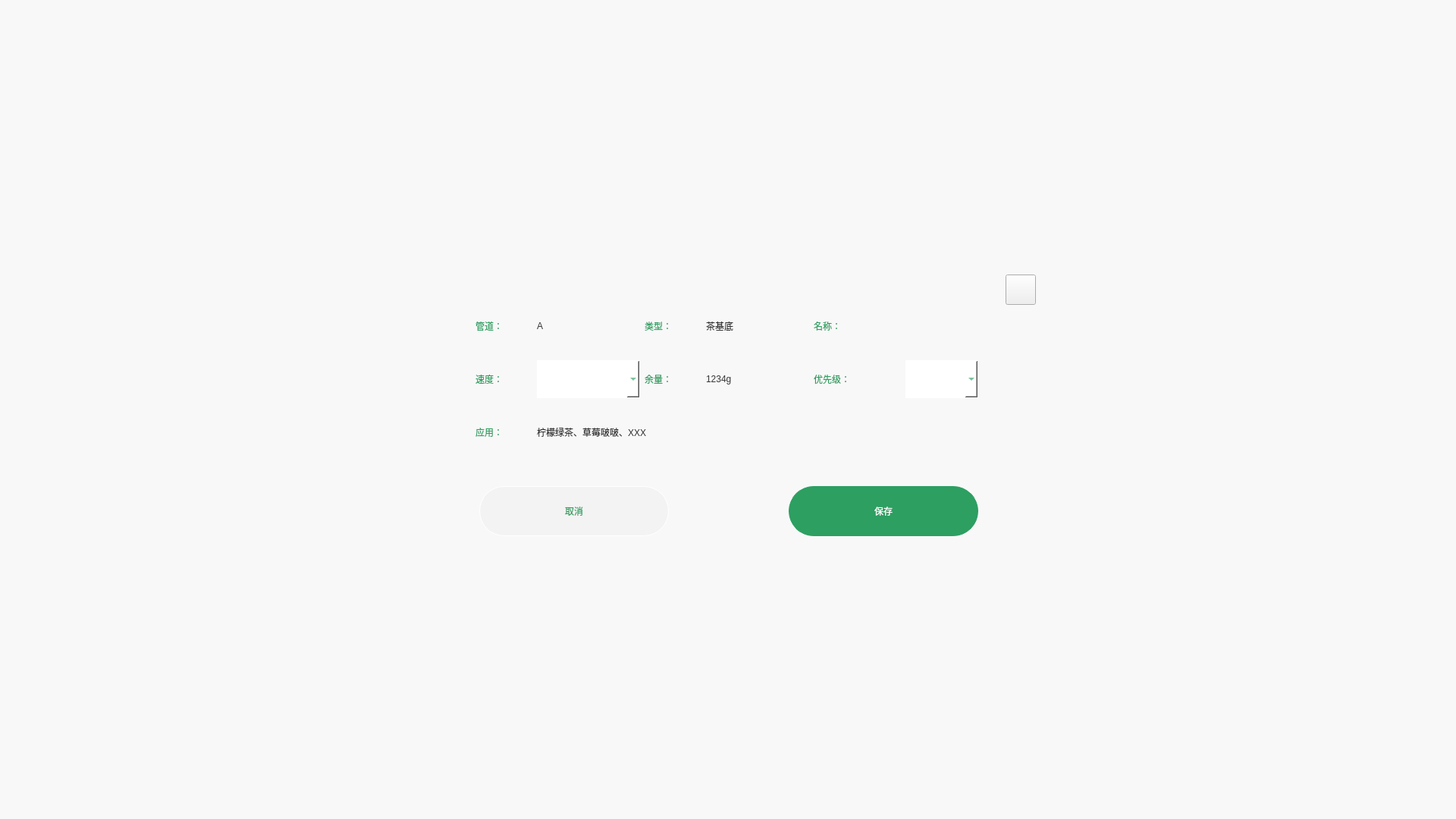
<?xml version="1.0" encoding="UTF-8"?>
<ui version="4.0">
 <class>Form</class>
 <widget class="QWidget" name="Form">
  <property name="geometry">
   <rect>
    <x>0</x>
    <y>0</y>
    <width>1920</width>
    <height>1080</height>
   </rect>
  </property>
  <property name="minimumSize">
   <size>
    <width>1920</width>
    <height>1080</height>
   </size>
  </property>
  <property name="maximumSize">
   <size>
    <width>1920</width>
    <height>1080</height>
   </size>
  </property>
  <property name="windowTitle">
   <string>Form</string>
  </property>
  <layout class="QHBoxLayout" name="horizontalLayout_7">
   <property name="spacing">
    <number>0</number>
   </property>
   <property name="leftMargin">
    <number>0</number>
   </property>
   <property name="topMargin">
    <number>0</number>
   </property>
   <property name="rightMargin">
    <number>0</number>
   </property>
   <property name="bottomMargin">
    <number>0</number>
   </property>
   <item>
    <widget class="QWidget" name="main_widget" native="true">
     <property name="maximumSize">
      <size>
       <width>1920</width>
       <height>1080</height>
      </size>
     </property>
     <property name="styleSheet">
      <string notr="true">QWidget#main_widget{
	background-color: rgba(255, 255, 255, 150);
}
</string>
     </property>
     <layout class="QHBoxLayout" name="horizontalLayout">
      <item>
       <spacer name="horizontalSpacer_4">
        <property name="orientation">
         <enum>Qt::Horizontal</enum>
        </property>
        <property name="sizeHint" stdset="0">
         <size>
          <width>550</width>
          <height>20</height>
         </size>
        </property>
       </spacer>
      </item>
      <item>
       <widget class="QWidget" name="widget_8" native="true">
        <property name="maximumSize">
         <size>
          <width>1920</width>
          <height>1080</height>
         </size>
        </property>
        <layout class="QVBoxLayout" name="verticalLayout_3">
         <item>
          <spacer name="verticalSpacer">
           <property name="orientation">
            <enum>Qt::Vertical</enum>
           </property>
           <property name="sizeHint" stdset="0">
            <size>
             <width>20</width>
             <height>40</height>
            </size>
           </property>
          </spacer>
         </item>
         <item>
          <widget class="QWidget" name="widget" native="true">
           <property name="minimumSize">
            <size>
             <width>866</width>
             <height>402</height>
            </size>
           </property>
           <property name="maximumSize">
            <size>
             <width>866</width>
             <height>402</height>
            </size>
           </property>
           <property name="styleSheet">
            <string notr="true">QWidget#widget{
	border-image: url(:/icon/conduit_dialog_background.png);
}</string>
           </property>
           <layout class="QVBoxLayout" name="verticalLayout_2">
            <property name="spacing">
             <number>0</number>
            </property>
            <property name="leftMargin">
             <number>0</number>
            </property>
            <property name="topMargin">
             <number>0</number>
            </property>
            <property name="rightMargin">
             <number>0</number>
            </property>
            <property name="bottomMargin">
             <number>0</number>
            </property>
            <item>
             <widget class="QWidget" name="widget_2" native="true">
              <layout class="QHBoxLayout" name="horizontalLayout_2">
               <property name="leftMargin">
                <number>0</number>
               </property>
               <property name="topMargin">
                <number>21</number>
               </property>
               <property name="rightMargin">
                <number>27</number>
               </property>
               <property name="bottomMargin">
                <number>0</number>
               </property>
               <item>
                <spacer name="horizontalSpacer">
                 <property name="orientation">
                  <enum>Qt::Horizontal</enum>
                 </property>
                 <property name="sizeHint" stdset="0">
                  <size>
                   <width>690</width>
                   <height>20</height>
                  </size>
                 </property>
                </spacer>
               </item>
               <item>
                <widget class="QPushButton" name="dialog_close_btn">
                 <property name="minimumSize">
                  <size>
                   <width>40</width>
                   <height>40</height>
                  </size>
                 </property>
                 <property name="maximumSize">
                  <size>
                   <width>40</width>
                   <height>40</height>
                  </size>
                 </property>
                 <property name="styleSheet">
                  <string notr="true">border-image:url(:/icon/conduit_dialog_close_btn.png);</string>
                 </property>
                 <property name="text">
                  <string/>
                 </property>
                </widget>
               </item>
              </layout>
             </widget>
            </item>
            <item>
             <widget class="QWidget" name="widget_7" native="true">
              <layout class="QVBoxLayout" name="verticalLayout">
               <property name="spacing">
                <number>20</number>
               </property>
               <property name="leftMargin">
                <number>0</number>
               </property>
               <property name="topMargin">
                <number>0</number>
               </property>
               <property name="rightMargin">
                <number>0</number>
               </property>
               <property name="bottomMargin">
                <number>46</number>
               </property>
               <item>
                <widget class="QWidget" name="widget_3" native="true">
                 <layout class="QHBoxLayout" name="horizontalLayout_4">
                  <property name="leftMargin">
                   <number>100</number>
                  </property>
                  <property name="topMargin">
                   <number>0</number>
                  </property>
                  <property name="rightMargin">
                   <number>100</number>
                  </property>
                  <property name="bottomMargin">
                   <number>0</number>
                  </property>
                  <item>
                   <widget class="QLabel" name="dialog_name_1">
                    <property name="minimumSize">
                     <size>
                      <width>75</width>
                      <height>50</height>
                     </size>
                    </property>
                    <property name="maximumSize">
                     <size>
                      <width>75</width>
                      <height>50</height>
                     </size>
                    </property>
                    <property name="styleSheet">
                     <string notr="true">color:rgb(44, 159, 97);</string>
                    </property>
                    <property name="text">
                     <string>管道：</string>
                    </property>
                   </widget>
                  </item>
                  <item>
                   <widget class="QLabel" name="dialog_config_1">
                    <property name="minimumSize">
                     <size>
                      <width>136</width>
                      <height>50</height>
                     </size>
                    </property>
                    <property name="maximumSize">
                     <size>
                      <width>136</width>
                      <height>50</height>
                     </size>
                    </property>
                    <property name="styleSheet">
                     <string notr="true">color:rgb(51, 51, 51);</string>
                    </property>
                    <property name="text">
                     <string>A</string>
                    </property>
                   </widget>
                  </item>
                  <item>
                   <widget class="QLabel" name="dialog_name_2">
                    <property name="minimumSize">
                     <size>
                      <width>75</width>
                      <height>50</height>
                     </size>
                    </property>
                    <property name="maximumSize">
                     <size>
                      <width>75</width>
                      <height>50</height>
                     </size>
                    </property>
                    <property name="styleSheet">
                     <string notr="true">color:rgb(44, 159, 97);</string>
                    </property>
                    <property name="text">
                     <string>类型：</string>
                    </property>
                   </widget>
                  </item>
                  <item>
                   <widget class="QLabel" name="dialog_config_2">
                    <property name="minimumSize">
                     <size>
                      <width>136</width>
                      <height>50</height>
                     </size>
                    </property>
                    <property name="maximumSize">
                     <size>
                      <width>136</width>
                      <height>50</height>
                     </size>
                    </property>
                    <property name="styleSheet">
                     <string notr="true">color:rgb(51, 51, 51);</string>
                    </property>
                    <property name="text">
                     <string>茶基底</string>
                    </property>
                   </widget>
                  </item>
                  <item>
                   <widget class="QLabel" name="dialog_name_3">
                    <property name="minimumSize">
                     <size>
                      <width>75</width>
                      <height>50</height>
                     </size>
                    </property>
                    <property name="maximumSize">
                     <size>
                      <width>75</width>
                      <height>50</height>
                     </size>
                    </property>
                    <property name="styleSheet">
                     <string notr="true">color:rgb(44, 159, 97);</string>
                    </property>
                    <property name="text">
                     <string>名称：</string>
                    </property>
                   </widget>
                  </item>
                  <item>
                   <widget class="QLineEdit" name="dialog_config_3">
                    <property name="minimumSize">
                     <size>
                      <width>136</width>
                      <height>50</height>
                     </size>
                    </property>
                    <property name="maximumSize">
                     <size>
                      <width>136</width>
                      <height>50</height>
                     </size>
                    </property>
                    <property name="styleSheet">
                     <string notr="true">background-color:Transparent;
border: 1px solid Transparent;</string>
                    </property>
                   </widget>
                  </item>
                 </layout>
                </widget>
               </item>
               <item>
                <widget class="QWidget" name="widget_5" native="true">
                 <layout class="QHBoxLayout" name="horizontalLayout_5">
                  <property name="leftMargin">
                   <number>100</number>
                  </property>
                  <property name="topMargin">
                   <number>0</number>
                  </property>
                  <property name="rightMargin">
                   <number>100</number>
                  </property>
                  <property name="bottomMargin">
                   <number>0</number>
                  </property>
                  <item>
                   <widget class="QLabel" name="dialog_name_4">
                    <property name="minimumSize">
                     <size>
                      <width>75</width>
                      <height>50</height>
                     </size>
                    </property>
                    <property name="maximumSize">
                     <size>
                      <width>75</width>
                      <height>50</height>
                     </size>
                    </property>
                    <property name="styleSheet">
                     <string notr="true">color:rgb(44, 159, 97);</string>
                    </property>
                    <property name="text">
                     <string>速度：</string>
                    </property>
                   </widget>
                  </item>
                  <item>
                   <widget class="QComboBox" name="dialog_config_4">
                    <property name="minimumSize">
                     <size>
                      <width>136</width>
                      <height>50</height>
                     </size>
                    </property>
                    <property name="maximumSize">
                     <size>
                      <width>136</width>
                      <height>50</height>
                     </size>
                    </property>
                    <property name="styleSheet">
                     <string notr="true">	background-color:white;
	border: 1px solid white;
	border-radius:33px;
	color:rgb(44, 159, 97);</string>
                    </property>
                   </widget>
                  </item>
                  <item>
                   <widget class="QLabel" name="dialog_name_5">
                    <property name="minimumSize">
                     <size>
                      <width>75</width>
                      <height>50</height>
                     </size>
                    </property>
                    <property name="maximumSize">
                     <size>
                      <width>75</width>
                      <height>50</height>
                     </size>
                    </property>
                    <property name="styleSheet">
                     <string notr="true">color:rgb(44, 159, 97);</string>
                    </property>
                    <property name="text">
                     <string>余量：</string>
                    </property>
                   </widget>
                  </item>
                  <item>
                   <widget class="QLabel" name="dialog_config_5">
                    <property name="minimumSize">
                     <size>
                      <width>136</width>
                      <height>50</height>
                     </size>
                    </property>
                    <property name="maximumSize">
                     <size>
                      <width>136</width>
                      <height>50</height>
                     </size>
                    </property>
                    <property name="styleSheet">
                     <string notr="true">color:rgb(51, 51, 51);</string>
                    </property>
                    <property name="text">
                     <string>1234g</string>
                    </property>
                   </widget>
                  </item>
                  <item>
                   <widget class="QLabel" name="dialog_name_7">
                    <property name="minimumSize">
                     <size>
                      <width>115</width>
                      <height>50</height>
                     </size>
                    </property>
                    <property name="maximumSize">
                     <size>
                      <width>115</width>
                      <height>50</height>
                     </size>
                    </property>
                    <property name="styleSheet">
                     <string notr="true">color:rgb(44, 159, 97);</string>
                    </property>
                    <property name="text">
                     <string>优先级：</string>
                    </property>
                   </widget>
                  </item>
                  <item>
                   <widget class="QComboBox" name="dialog_config_7">
                    <property name="minimumSize">
                     <size>
                      <width>96</width>
                      <height>50</height>
                     </size>
                    </property>
                    <property name="maximumSize">
                     <size>
                      <width>96</width>
                      <height>50</height>
                     </size>
                    </property>
                    <property name="styleSheet">
                     <string notr="true">	background-color:white;
	border: 1px solid white;
	border-radius:33px;
	color:rgb(44, 159, 97);</string>
                    </property>
                   </widget>
                  </item>
                 </layout>
                </widget>
               </item>
               <item>
                <widget class="QWidget" name="widget_6" native="true">
                 <layout class="QHBoxLayout" name="horizontalLayout_6">
                  <property name="leftMargin">
                   <number>100</number>
                  </property>
                  <property name="topMargin">
                   <number>0</number>
                  </property>
                  <property name="rightMargin">
                   <number>0</number>
                  </property>
                  <property name="bottomMargin">
                   <number>0</number>
                  </property>
                  <item>
                   <widget class="QLabel" name="dialog_name_6">
                    <property name="minimumSize">
                     <size>
                      <width>75</width>
                      <height>50</height>
                     </size>
                    </property>
                    <property name="maximumSize">
                     <size>
                      <width>75</width>
                      <height>50</height>
                     </size>
                    </property>
                    <property name="styleSheet">
                     <string notr="true">color:rgb(44, 159, 97);</string>
                    </property>
                    <property name="text">
                     <string>应用：</string>
                    </property>
                   </widget>
                  </item>
                  <item>
                   <widget class="QLabel" name="dialog_config_6">
                    <property name="minimumSize">
                     <size>
                      <width>0</width>
                      <height>50</height>
                     </size>
                    </property>
                    <property name="maximumSize">
                     <size>
                      <width>16777215</width>
                      <height>50</height>
                     </size>
                    </property>
                    <property name="styleSheet">
                     <string notr="true">color:rgb(51, 51, 51);</string>
                    </property>
                    <property name="text">
                     <string>柠檬绿茶、草莓啵啵、XXX</string>
                    </property>
                   </widget>
                  </item>
                 </layout>
                </widget>
               </item>
              </layout>
             </widget>
            </item>
            <item>
             <widget class="QWidget" name="widget_4" native="true">
              <layout class="QHBoxLayout" name="horizontalLayout_3">
               <property name="spacing">
                <number>0</number>
               </property>
               <property name="leftMargin">
                <number>105</number>
               </property>
               <property name="topMargin">
                <number>0</number>
               </property>
               <property name="rightMargin">
                <number>103</number>
               </property>
               <property name="bottomMargin">
                <number>34</number>
               </property>
               <item>
                <widget class="QPushButton" name="conduit_cancel_btn">
                 <property name="minimumSize">
                  <size>
                   <width>250</width>
                   <height>66</height>
                  </size>
                 </property>
                 <property name="maximumSize">
                  <size>
                   <width>250</width>
                   <height>66</height>
                  </size>
                 </property>
                 <property name="styleSheet">
                  <string notr="true">QPushButton#conduit_cancel_btn{
	background-color:rgb(243, 243, 243);
	border: 1px solid white;
	border-radius:33px;
	color:rgb(44, 159, 97);
}
QPushButton#conduit_cancel_btn:pressed{
	background-color:red;
	border: 1px solid rgb(44, 159, 97);
	border-radius:33px;
	color:white;
}</string>
                 </property>
                 <property name="text">
                  <string>取消</string>
                 </property>
                </widget>
               </item>
               <item>
                <spacer name="horizontalSpacer_2">
                 <property name="orientation">
                  <enum>Qt::Horizontal</enum>
                 </property>
                 <property name="sizeHint" stdset="0">
                  <size>
                   <width>55</width>
                   <height>20</height>
                  </size>
                 </property>
                </spacer>
               </item>
               <item>
                <widget class="QPushButton" name="conduit_save_btn">
                 <property name="minimumSize">
                  <size>
                   <width>250</width>
                   <height>66</height>
                  </size>
                 </property>
                 <property name="maximumSize">
                  <size>
                   <width>250</width>
                   <height>66</height>
                  </size>
                 </property>
                 <property name="styleSheet">
                  <string notr="true">QPushButton#conduit_save_btn{
	background-color:rgb(44, 159, 97);
	border: 1px solid rgb(44, 159, 97);
	border-radius:33px;
	color:white;
}
QPushButton#conduit_save_btn:pressed{
	background-color:white;
	border: 1px solid white;
	border-radius:33px;
	color:rgb(44, 159, 97);
}</string>
                 </property>
                 <property name="text">
                  <string>保存</string>
                 </property>
                </widget>
               </item>
              </layout>
             </widget>
            </item>
           </layout>
          </widget>
         </item>
         <item>
          <spacer name="verticalSpacer_2">
           <property name="orientation">
            <enum>Qt::Vertical</enum>
           </property>
           <property name="sizeHint" stdset="0">
            <size>
             <width>20</width>
             <height>312</height>
            </size>
           </property>
          </spacer>
         </item>
        </layout>
       </widget>
      </item>
      <item>
       <spacer name="horizontalSpacer_5">
        <property name="orientation">
         <enum>Qt::Horizontal</enum>
        </property>
        <property name="sizeHint" stdset="0">
         <size>
          <width>550</width>
          <height>20</height>
         </size>
        </property>
       </spacer>
      </item>
     </layout>
    </widget>
   </item>
  </layout>
 </widget>
 <resources>
  <include location="../drawable/drawable.qrc"/>
 </resources>
 <connections/>
</ui>
